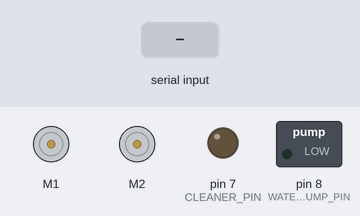
A sketch run on a simulated Arduino Uno, built with avr-gcc and run on an emulated ATmega328P. On the bench: 2 × DC motor (green arrow = forward, orange = backward, longer = faster), switched loads named in the sketch (green lamp = pin HIGH), output pins drawn as LEDs (lit = HIGH). Inputs (shaded band) come from the test bench.

Above: at 1.2 s.
1.3 s: "F" received over the second serial link
At 1.8 s:
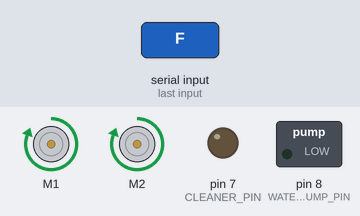
2.8 s: "B" received over the second serial link
At 4.0 s:
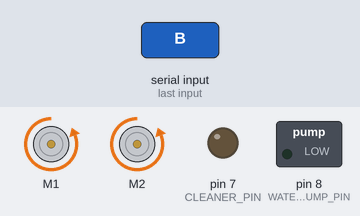
4.3 s: "L" received over the second serial link
At 5.3 s:
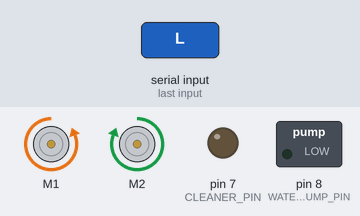
5.8 s: "R" received over the second serial link
At 6.4 s:
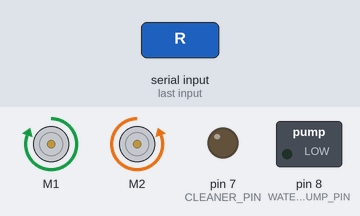
7.3 s: "C" received over the second serial link
At 8.5 s:
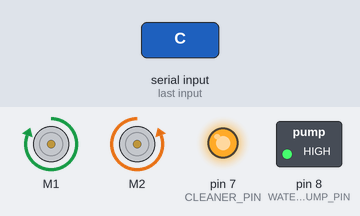
8.8 s: "S" received over the second serial link
At 9.9 s:
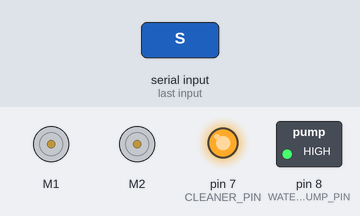
Timing chart, 0 to 11.3 s (numbered marks = the images above; inputs shaded):
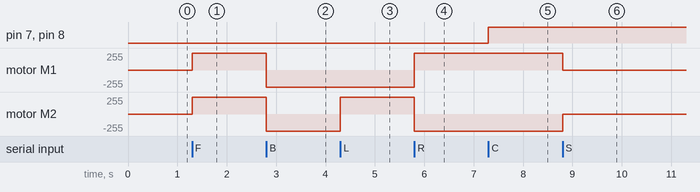

The sketch:

Smart_floor_cleaning_robot_code.ino
```cpp
/*code by RAVITEJA-KADARI*/

#include <AFMotor.h>

// Pin definitions for motors and components
#define MOTOR1_PIN1 3   // Motor 1 IN1
#define MOTOR1_PIN2 4   // Motor 1 IN2
#define MOTOR2_PIN1 5   // Motor 2 IN1
#define MOTOR2_PIN2 6   // Motor 2 IN2
#define CLEANER_PIN    7   // Cleaning motor
#define WATER_PUMP_PIN 8   // Water pump

// Bluetooth Serial
#include <SoftwareSerial.h>
SoftwareSerial BTserial(10, 11); // RX | TX

AF_DCMotor motor1(1);  // Motor 1
AF_DCMotor motor2(2);  // Motor 2

void setup() {
  // Initialize motors, cleaning motor, and water pump
  motor1.setSpeed(255);  // Max speed
  motor2.setSpeed(255);  // Max speed
  pinMode(CLEANER_PIN, OUTPUT);
  pinMode(WATER_PUMP_PIN, OUTPUT);

  // Start Bluetooth Serial communication
  BTserial.begin(9600); // Default baud rate of Bluetooth module
}

void loop() {
  if (BTserial.available()) {
    char command = BTserial.read();  // Read the incoming Bluetooth command

    // Forward command
    if (command == 'F') {
      moveForward();
    }
    // Backward command
    else if (command == 'B') {
      moveBackward();
    }
    // Left command
    else if (command == 'L') {
      turnLeft();
    }
    // Right command
    else if (command == 'R') {
      turnRight();
    }
    // Stop command
    else if (command == 'S') {
      stopMovement();
    }
    // Start cleaning
    else if (command == 'C') {
      startCleaning();
    }
    // Stop cleaning
    else if (command == 'X') {
      stopCleaning();
    }
  }
}

void moveForward() {
  motor1.setSpeed(255);  // Max speed for motor 1
  motor2.setSpeed(255);  // Max speed for motor 2
  motor1.run(FORWARD);
  motor2.run(FORWARD);
}

void moveBackward() {
  motor1.setSpeed(255);  // Max speed for motor 1
  motor2.setSpeed(255);  // Max speed for motor 2
  motor1.run(BACKWARD);
  motor2.run(BACKWARD);
}

void turnLeft() {
  motor1.setSpeed(255);  // Max speed for motor 1
  motor2.setSpeed(255);  // Max speed for motor 2
  motor1.run(BACKWARD);
  motor2.run(FORWARD);
}

void turnRight() {
  motor1.setSpeed(255);  // Max speed for motor 1
  motor2.setSpeed(255);  // Max speed for motor 2
  motor1.run(FORWARD);
  motor2.run(BACKWARD);
}

void stopMovement() {
  motor1.setSpeed(0);  // Stop motor 1
  motor2.setSpeed(0);  // Stop motor 2
  motor1.run(RELEASE);
  motor2.run(RELEASE);
}

void startCleaning() {
  digitalWrite(CLEANER_PIN, HIGH);  // Start cleaning motor
  digitalWrite(WATER_PUMP_PIN, HIGH);  // Start water pump
}

void stopCleaning() {
  digitalWrite(CLEANER_PIN, LOW);  // Stop cleaning motor
  digitalWrite(WATER_PUMP_PIN, LOW);  // Stop water pump
}
```

Measured:
- after the input at 1.3 s, motor M1, motor M2: stopped → forward 255/255 at once
- after the input at 2.8 s, motor M1, motor M2: forward 255/255 → backward 255/255 at once
- after the input at 4.3 s, motor M2: backward 255/255 → forward 255/255 at once
- after the input at 5.8 s, motor M1: backward 255/255 → forward 255/255 at once; motor M2: forward 255/255 → backward 255/255 at once
- after the input at 7.3 s, pin 7 (CLEANER_PIN), pin 8 (WATER_PUMP_PIN): LOW → HIGH at once
- after the input at 8.8 s, motor M1: forward 255/255 → stopped at once; motor M2: backward 255/255 → stopped at once
